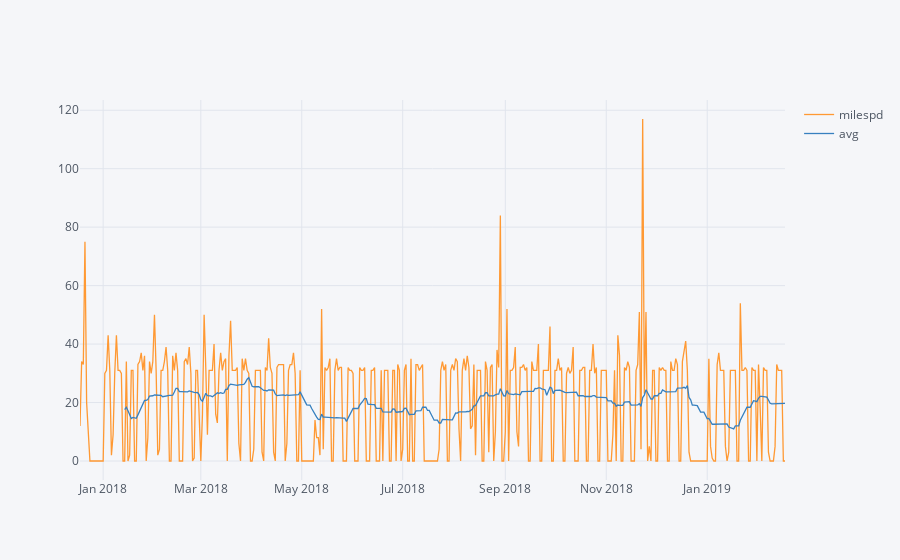

The notebook cell saved with this chart:
### Code cell
#mpd.milespd.iplot()
mpd['avg'] =mpd.milespd.rolling(28).mean()
mpd.iplot(x='dtime',y=['milespd','avg'])
#mpd.milespd.rolling(14).mean().plot(label='2 Week',linewidth=5)

### Figure 1 — Plotly figure (JSON) as saved in the notebook; plotly's stock layout.template omitted (floating-point values rounded to 4 significant figures; data arrays with more than 128 entries replaced by an {"elided": "..."} marker saying what was removed)
{"data": [{"line": {"color": "rgba(255, 153, 51, 1.0)", "dash": "solid", "shape": "linear", "width": 1.3}, "mode": "lines", "name": "milespd", "text": "", "type": "scatter", "uid": "6551a8aa-d404-4c0c-af05-f422f8f31746", "x": {"elided": "427 str values"}, "y": {"elided": "427 int values"}}, {"line": {"color": "rgba(55, 128, 191, 1.0)", "dash": "solid", "shape": "linear", "width": 1.3}, "mode": "lines", "name": "avg", "text": "", "type": "scatter", "uid": "7f54182f-9afd-475e-99cf-15df66dda140", "x": {"elided": "427 str values"}, "y": {"elided": "427 mixed values"}}], "layout": {"legend": {"bgcolor": "#F5F6F9", "font": {"color": "#4D5663"}}, "paper_bgcolor": "#F5F6F9", "plot_bgcolor": "#F5F6F9", "title": {"font": {"color": "#4D5663"}}, "xaxis": {"gridcolor": "#E1E5ED", "showgrid": true, "tickfont": {"color": "#4D5663"}, "title": {"font": {"color": "#4D5663"}, "text": ""}, "zerolinecolor": "#E1E5ED"}, "yaxis": {"gridcolor": "#E1E5ED", "showgrid": true, "tickfont": {"color": "#4D5663"}, "title": {"font": {"color": "#4D5663"}, "text": ""}, "zerolinecolor": "#E1E5ED"}}}
